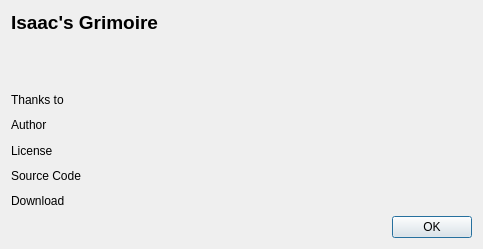
<?xml version="1.0" encoding="UTF-8"?>
<ui version="4.0">
 <class>About</class>
 <widget class="QDialog" name="About">
  <property name="geometry">
   <rect>
    <x>0</x>
    <y>0</y>
    <width>483</width>
    <height>249</height>
   </rect>
  </property>
  <property name="windowTitle">
   <string>About</string>
  </property>
  <layout class="QVBoxLayout" name="verticalLayout">
   <item>
    <widget class="QLabel" name="label">
     <property name="font">
      <font>
       <pointsize>14</pointsize>
       <weight>75</weight>
       <bold>true</bold>
      </font>
     </property>
     <property name="text">
      <string>Isaac's Grimoire</string>
     </property>
    </widget>
   </item>
   <item>
    <widget class="QLabel" name="label_plugin_version">
     <property name="text">
      <string/>
     </property>
    </widget>
   </item>
   <item>
    <widget class="QLabel" name="label_game_version">
     <property name="text">
      <string/>
     </property>
    </widget>
   </item>
   <item>
    <widget class="QLabel" name="label_3">
     <property name="text">
      <string>Thanks to</string>
     </property>
     <property name="wordWrap">
      <bool>false</bool>
     </property>
     <property name="openExternalLinks">
      <bool>true</bool>
     </property>
    </widget>
   </item>
   <item>
    <widget class="QLabel" name="label_4">
     <property name="text">
      <string>Author</string>
     </property>
     <property name="openExternalLinks">
      <bool>true</bool>
     </property>
    </widget>
   </item>
   <item>
    <widget class="QLabel" name="label_5">
     <property name="text">
      <string>License</string>
     </property>
    </widget>
   </item>
   <item>
    <widget class="QLabel" name="label_6">
     <property name="text">
      <string>Source Code</string>
     </property>
     <property name="openExternalLinks">
      <bool>true</bool>
     </property>
    </widget>
   </item>
   <item>
    <widget class="QLabel" name="label_7">
     <property name="text">
      <string>Download</string>
     </property>
     <property name="openExternalLinks">
      <bool>true</bool>
     </property>
    </widget>
   </item>
   <item>
    <widget class="QDialogButtonBox" name="buttonBox">
     <property name="orientation">
      <enum>Qt::Horizontal</enum>
     </property>
     <property name="standardButtons">
      <set>QDialogButtonBox::Ok</set>
     </property>
    </widget>
   </item>
  </layout>
 </widget>
 <resources/>
 <connections>
  <connection>
   <sender>buttonBox</sender>
   <signal>accepted()</signal>
   <receiver>About</receiver>
   <slot>accept()</slot>
   <hints>
    <hint type="sourcelabel">
     <x>248</x>
     <y>254</y>
    </hint>
    <hint type="destinationlabel">
     <x>157</x>
     <y>274</y>
    </hint>
   </hints>
  </connection>
  <connection>
   <sender>buttonBox</sender>
   <signal>rejected()</signal>
   <receiver>About</receiver>
   <slot>reject()</slot>
   <hints>
    <hint type="sourcelabel">
     <x>316</x>
     <y>260</y>
    </hint>
    <hint type="destinationlabel">
     <x>286</x>
     <y>274</y>
    </hint>
   </hints>
  </connection>
 </connections>
</ui>
